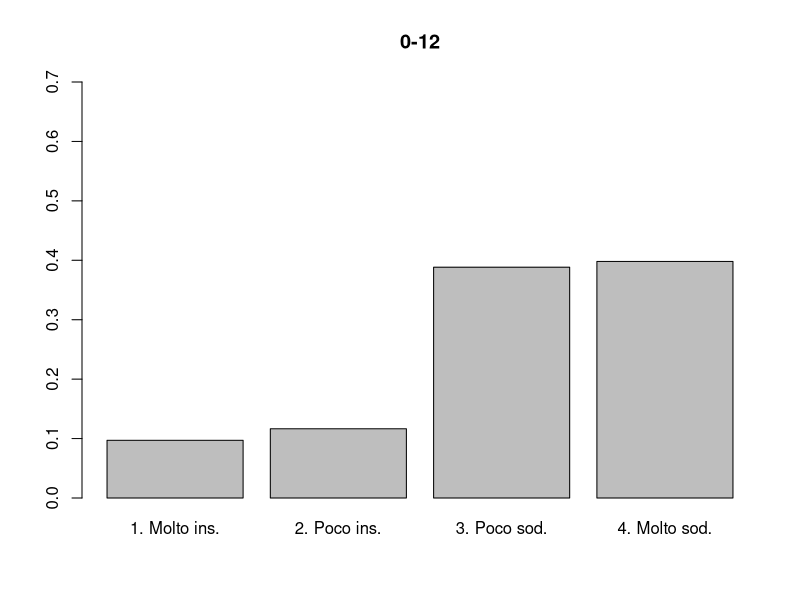
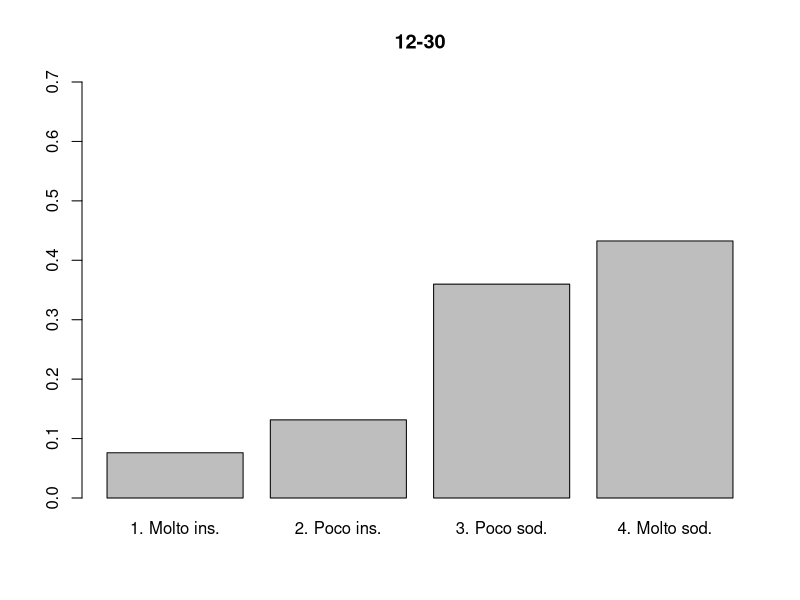
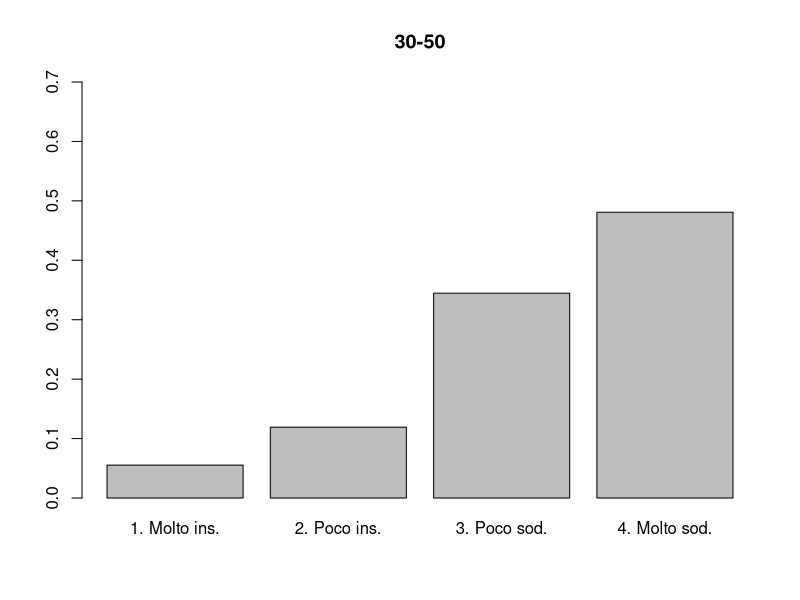
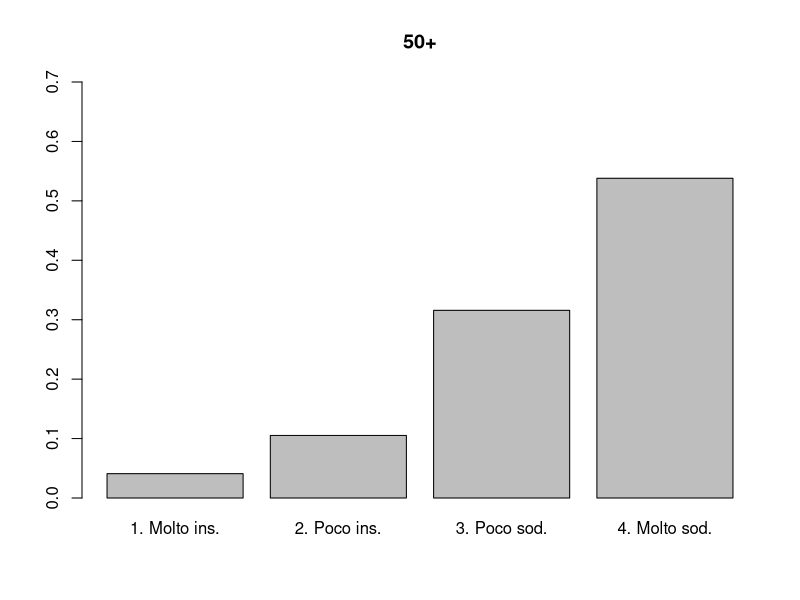

These charts were generated, in order, by the following R code:
## ---- chunk 1
knitr::opts_chunk$set(echo = F, eval= T, message=F, warning=F, error=F, comment=NA, cache=F, include=T, R.options=list(width=100), 
                      dpi = 200, fig.align = "center")
## ---- chunk 2
tab = matrix(c(20,22,13,7,24,38,28,18,80,104,81,54,82,125,113,92), nrow = 4)
rownames(tab) = c("0-12", "12-30", "30-50", "50+")
colnames(tab) = c("1. Molto ins.", "2. Poco ins.", "3. Poco sod.", "4. Molto sod.")

for(i in 1:4)
{
  barplot(tab[i,]/sum(tab[i,]) ~ colnames(tab), ylim = c(0,0.7), xlab = "", ylab = "", main = rownames(tab)[i])
}
